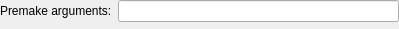
<?xml version="1.0" encoding="UTF-8"?>
<ui version="4.0">
 <class>PremakeStep</class>
 <widget class="QWidget" name="PremakeStep">
  <property name="geometry">
   <rect>
    <x>0</x>
    <y>0</y>
    <width>399</width>
    <height>29</height>
   </rect>
  </property>
  <layout class="QFormLayout" name="formLayout">
   <property name="fieldGrowthPolicy">
    <enum>QFormLayout::ExpandingFieldsGrow</enum>
   </property>
   <property name="margin">
    <number>0</number>
   </property>
   <item row="0" column="0">
    <widget class="QLabel" name="makeArgumentsLabel">
     <property name="text">
      <string>Premake arguments:</string>
     </property>
     <property name="buddy">
      <cstring>makeArgumentsLineEdit</cstring>
     </property>
    </widget>
   </item>
   <item row="0" column="1">
    <widget class="QLineEdit" name="makeArgumentsLineEdit"/>
   </item>
  </layout>
 </widget>
 <resources/>
 <connections/>
</ui>
